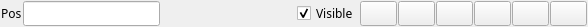
<?xml version="1.0" encoding="UTF-8"?>
<ui version="4.0">
 <class>FormCategoryValue</class>
 <widget class="QWidget" name="FormCategoryValue">
  <property name="geometry">
   <rect>
    <x>0</x>
    <y>0</y>
    <width>588</width>
    <height>25</height>
   </rect>
  </property>
  <property name="font">
   <font>
    <family>Ebrima</family>
   </font>
  </property>
  <property name="windowTitle">
   <string>Form</string>
  </property>
  <layout class="QHBoxLayout" name="horizontalLayout">
   <property name="spacing">
    <number>1</number>
   </property>
   <property name="leftMargin">
    <number>1</number>
   </property>
   <property name="topMargin">
    <number>1</number>
   </property>
   <property name="rightMargin">
    <number>1</number>
   </property>
   <property name="bottomMargin">
    <number>1</number>
   </property>
   <item>
    <widget class="QLabel" name="LabelPosition">
     <property name="sizePolicy">
      <sizepolicy hsizetype="Minimum" vsizetype="Preferred">
       <horstretch>0</horstretch>
       <verstretch>0</verstretch>
      </sizepolicy>
     </property>
     <property name="text">
      <string>Pos</string>
     </property>
    </widget>
   </item>
   <item>
    <widget class="QLineEdit" name="LineEditTitle"/>
   </item>
   <item>
    <spacer name="horizontalSpacer">
     <property name="orientation">
      <enum>Qt::Horizontal</enum>
     </property>
     <property name="sizeHint" stdset="0">
      <size>
       <width>40</width>
       <height>20</height>
      </size>
     </property>
    </spacer>
   </item>
   <item>
    <widget class="QCheckBox" name="CheckBoxVisible">
     <property name="text">
      <string>Visible</string>
     </property>
     <property name="checked">
      <bool>true</bool>
     </property>
    </widget>
   </item>
   <item>
    <widget class="QPushButton" name="ButtonReverse">
     <property name="text">
      <string/>
     </property>
    </widget>
   </item>
   <item>
    <widget class="QPushButton" name="ButtonUp"/>
   </item>
   <item>
    <widget class="QPushButton" name="ButtonDown"/>
   </item>
   <item>
    <widget class="QPushButton" name="ButtonSelect"/>
   </item>
   <item>
    <widget class="QPushButton" name="ButtonUnSelect"/>
   </item>
   <item>
    <widget class="QPushButton" name="ButtonDelete"/>
   </item>
  </layout>
 </widget>
 <resources/>
 <connections/>
</ui>
